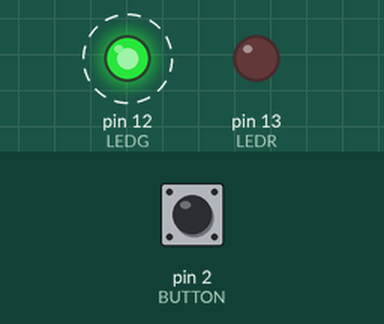
This sketch was run on a simulated Arduino Uno, built with avr-gcc and run on an emulated ATmega328P. Parts: output pins drawn as LEDs (lit = HIGH). Dashed ring = blinking. The test bench sets the inputs (shaded band); at power-on: pin 2 (BUTTON) LOW.

Above: at 1.2 s.
1.3 s: pin 2 (BUTTON) pulled HIGH for 0.15 s
At 1.7 s:
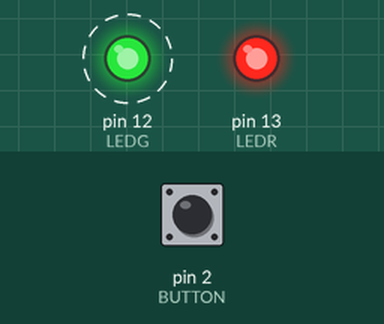
4.3 s: pin 2 (BUTTON) pulled HIGH for 1 s
At 6.7 s:
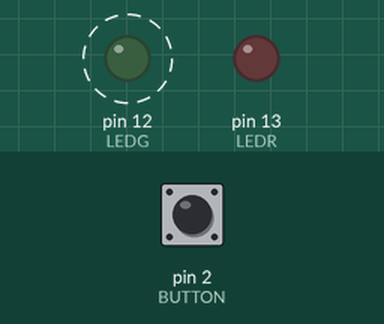
Timing chart, 0 to 13.3 s (numbered marks = the images above; inputs shaded):
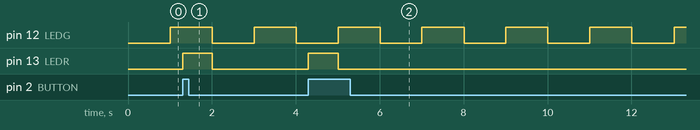

The sketch:

alg_b.ino
```cpp
//Declarando as variaveis:
#define LEDG 12
#define LEDR 13
#define BUTTON 2
bool estado_vermelho = 0, estado_button = 0, estado_verde = 0, estado_button_anterior = 0;
unsigned long tempo_atual = 0, tempo_anterior = 0;

void setup(){

  //Definindo as pinagens:
  pinMode(LEDG, OUTPUT);
  pinMode(LEDR, OUTPUT);
  pinMode(BUTTON, INPUT);

} //Fim SETUP

void desliga(){ //Função para desligar o led vermelho

    estado_vermelho = 0; //Puxa para LOW o estado_vermelho
    digitalWrite(LEDR, estado_vermelho);

} //Fim DESLIGA

void led(){ //Função para trocar estado led vermelho pelo botão

  estado_button = digitalRead(BUTTON);

  if(estado_button == 1 && estado_button_anterior == 0){

    estado_vermelho =! estado_vermelho;
    digitalWrite(LEDR, estado_vermelho);

  } //Fim if

  estado_button_anterior = estado_button;

} //Fim LED


void loop(){

  tempo_atual = millis();
  estado_button = digitalRead(BUTTON); //Recebe o estado atual do botão

  if((tempo_atual - tempo_anterior) > 1000){

    estado_verde =! estado_verde;
    digitalWrite(LEDG, estado_verde);
    desliga(); //Chama a função desliga a cada troca do estado do led verde

    tempo_anterior = tempo_atual;

  } //Fim if

  attachInterrupt(digitalPinToInterrupt(BUTTON), led, CHANGE); //A cada troca de estado do botão chama a função do botão

} //Fim LOOP
```

Measured:
- after the input at 1.3 s, pin 13 (LEDR): LOW → HIGH at once, → LOW 0.70 s later
- after the input at 4.3 s, pin 13 (LEDR): LOW → HIGH at once, → LOW 0.71 s later
- by itself, pin 12 (LEDG): alternates HIGH for 1.0 s and LOW for 1.0 s
